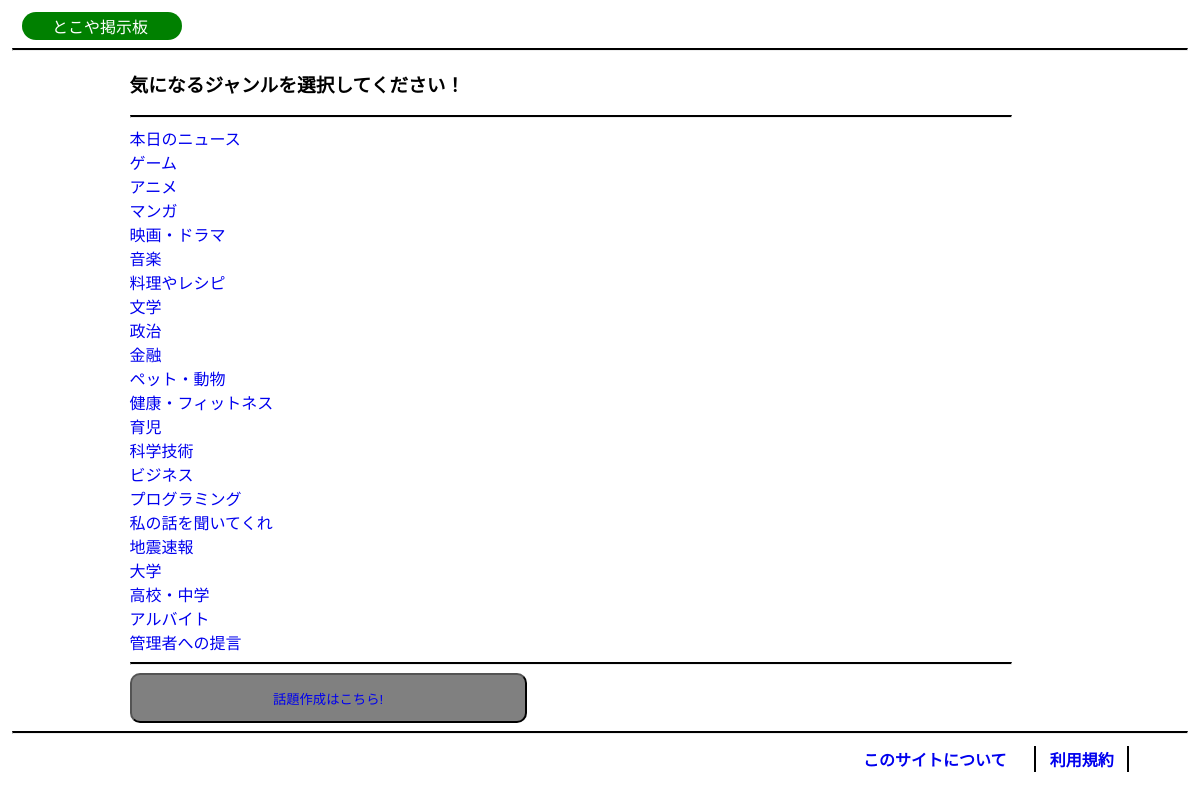
The page / on the database its author committed.
### bbs/models.py (models this page shows, shortened)
class GenreModel(models.Model):
    genre = models.CharField(max_length=30,help_text="ジャンル")

### bbs/views.py (the view)
# urls.py: path('',views.homeView,name='homeViews'),
def homeView(request):
    topic = TopicModel.objects.all()
    genre = GenreModel.objects.all()
    return render(request,'bbs/home.html',{'topic':topic,'genre':genre})

### bbs/templates/bbs/home.html
{% extends "base.html" %}
{% block content %}
<h3>気になるジャンルを選択してください！</h3>
<hr>
{% for genre in genre %}
<a href="{% url 'view'  genre.genre %}"> {{ genre.genre }}</a>
<br>
{% endfor %}
<hr>
<button class="buttonRound">
    <a href="{% url 'topic_create' %}">
        <nobr>話題作成はこちら!</nobr>
    </a>
</button>
{% endblock content %}

### templates/base.html (shortened to what this page needs)
<!DOCTYPE html>
{% load static %}
<html lang="ja">
    <head>
        <link rel='stylesheet' href="{% static 'style.css' %}">
    </head>
    <body>
        <header>
            <a href="{% url 'homeViews' %}">
                <div class="home">
                    <nobr>とこや掲示板</nobr>
                </div>
            </a>
            <hr>
        </header>
        <div class="main">
            {% block content %}
            {% endblock content %}
        </div>
        <hr>
        <div class="footer">
            <table align="right">
                <tr>
                    <th><nobr><a href="{% url 'mysite' %}">このサイトについて</a> </nobr> </th>
                    <th><nobr><a href="{% url 'rule' %}">利用規約</a> </nobr></th>
                </tr>
            </table>
        </div>
    </body>
</html>

### static/style.css (style rules this page uses)
body { margin: 1%; }
hr { border-top: 2px solid black; }
div.home { width: 100px; margin: 0 10px; padding: 2px 30px; border-radius: 40px; background-color: green; color: white; }
div.main { margin: 0 15% 0 10%; }
div.footer { margin:1% 5% 5% 70%; }
table { border-collapse: collapse; width: 100%; }
th,td { border-right: 2px solid; }
a { text-decoration: none; }
.buttonRound { bottom: 0; top: 0; margin: auto; height: 50px; width: 45%; border-radius: 10px; background: gray; }

### rows shown on the page
GenreModel: genre "本日のニュース"
GenreModel: genre "ゲーム"
GenreModel: genre "アニメ"
GenreModel: genre "マンガ"
GenreModel: genre "映画・ドラマ"
GenreModel: genre "音楽"
GenreModel: genre "料理やレシピ"
GenreModel: genre "文学"
GenreModel: genre "政治"
GenreModel: genre "金融"
GenreModel: genre "ペット・動物"
GenreModel: genre "健康・フィットネス"
GenreModel: genre "育児"
GenreModel: genre "科学技術"
GenreModel: genre "ビジネス"
GenreModel: genre "プログラミング"
GenreModel: genre "私の話を聞いてくれ"
GenreModel: genre "地震速報"
GenreModel: genre "大学"
GenreModel: genre "高校・中学"
GenreModel: genre "アルバイト"
GenreModel: genre "管理者への提言"
